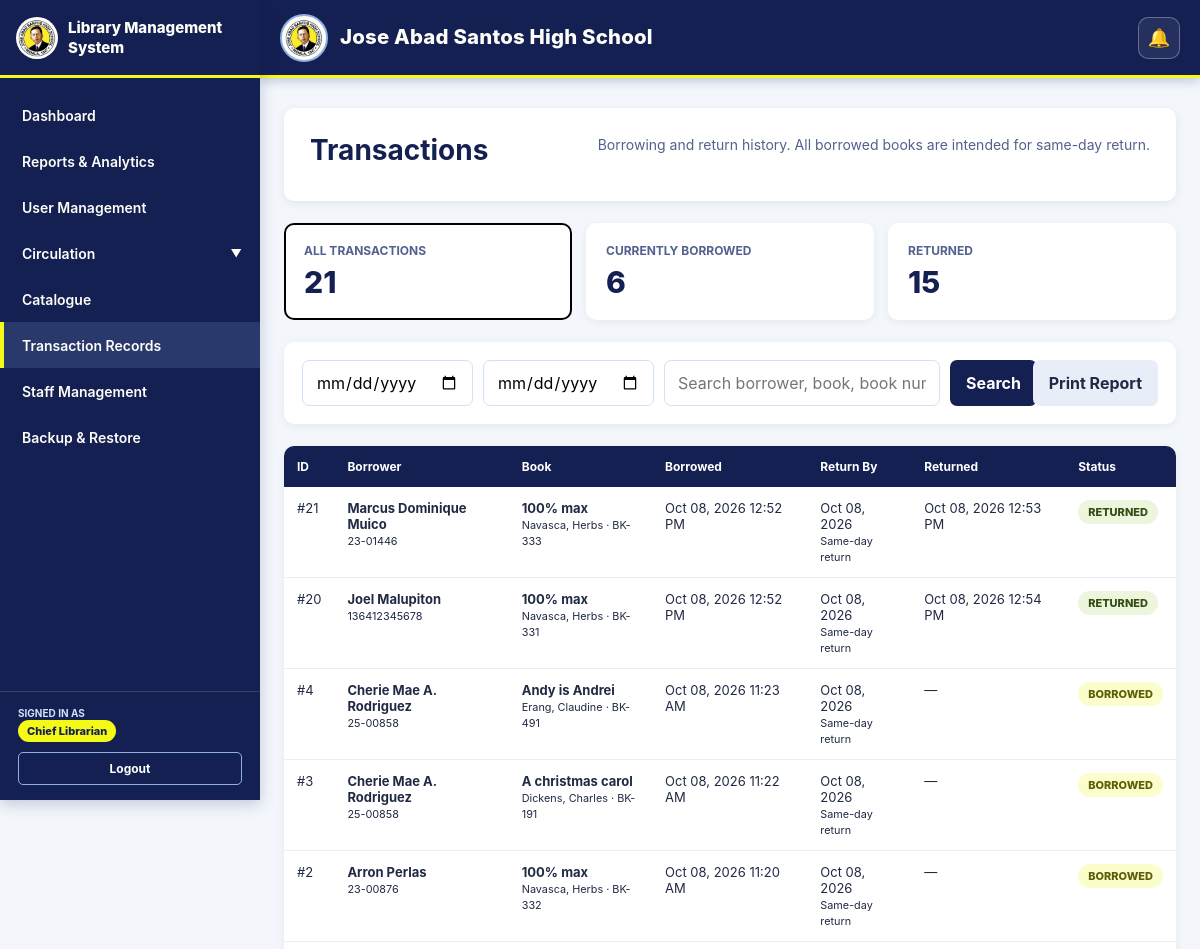
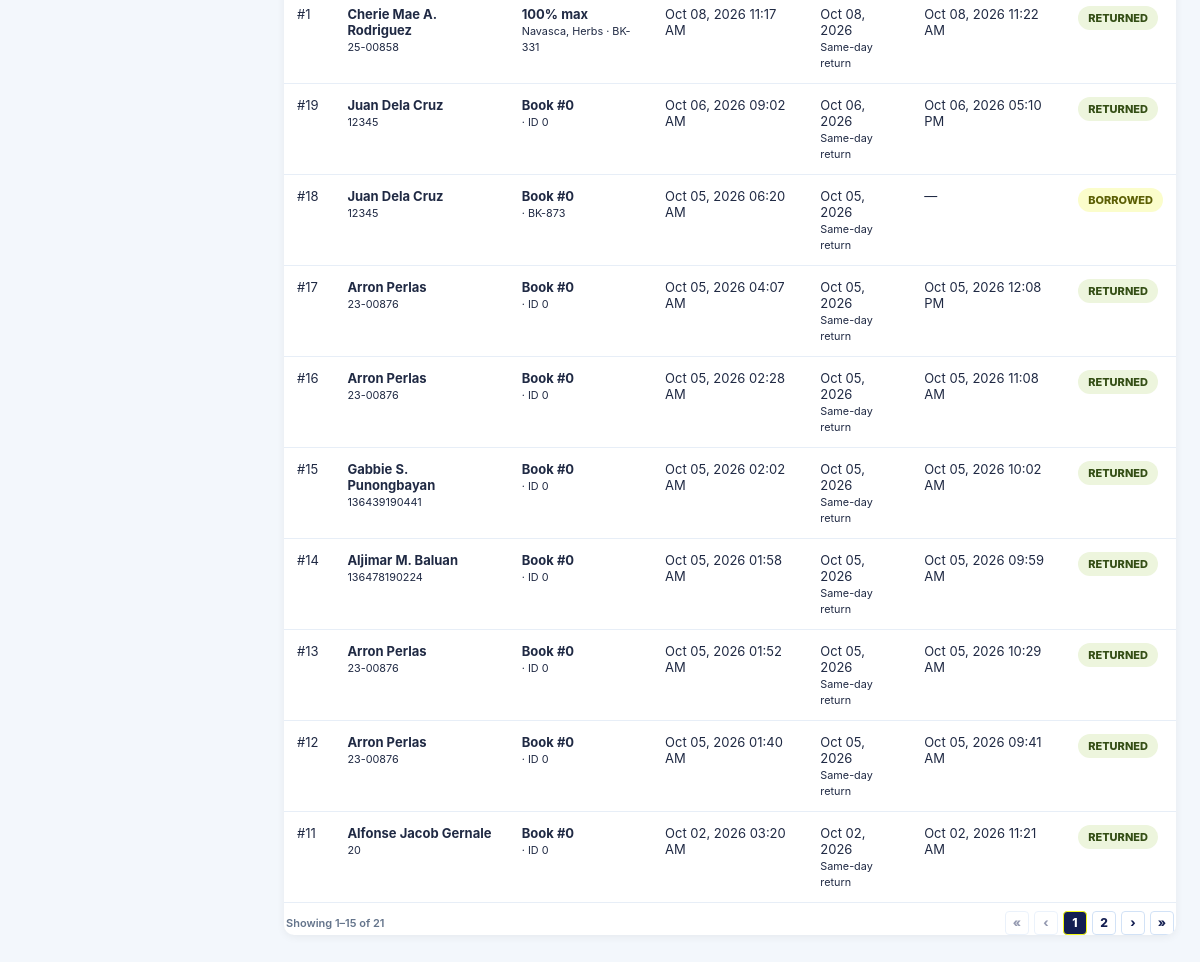
The app's page /admin/transactions.php (signed in) with its own data (2 pictures, top to bottom).
### tables this page shows
CREATE TABLE `transactions` (
  `transaction_id` int NOT NULL,
  `student_id` int DEFAULT NULL,
  `teacher_id` int DEFAULT NULL,
  `book_id` int NOT NULL,
  `date_borrowed` datetime NOT NULL,
  `due_date` datetime NOT NULL,
  `return_date` datetime DEFAULT NULL,
  `status` enum('borrowed','returned') NOT NULL DEFAULT 'borrowed',
  `borrow_condition` enum('Excellent','Good','Fair','Damaged','Lost') DEFAULT NULL,
  `return_condition` enum('Excellent','Good','Fair','Damaged','Lost') DEFAULT NULL,
  `created_at` timestamp NOT NULL DEFAULT CURRENT_TIMESTAMP,
  `updated_at` timestamp NOT NULL DEFAULT CURRENT_TIMESTAMP ON UPDATE CURRENT_TIMESTAMP,
  `copy_id` int DEFAULT NULL
);

### admin/transactions.php (the view, shortened to what this page needs)
<?php
require_once __DIR__ . '/../db.php';
function h($value) {
    return htmlspecialchars((string)($value ?? ''), ENT_QUOTES, 'UTF-8');
}
$filter_status = $_GET['status'] ?? 'all';
$search = trim($_GET['search'] ?? '');
$start_date = trim($_GET['start_date'] ?? '');
$end_date = trim($_GET['end_date'] ?? '');
$where = ['1=1'];
$where_sql = implode(' AND ', $where);
$transactions = [];
$transaction_query_error = null;
try {
    $query = "SELECT
                t.transaction_id,
                t.date_borrowed,
                t.due_date,
                t.return_date,
                t.status,
                COALESCE(s.student_no, te.teacher_no, '—') AS borrower_no,
                COALESCE(s.full_name, te.full_name, 'Unknown borrower') AS borrower_name,
                c.copy_id,
                COALESCE(c.book_number, b.book_number, CONCAT('ID ', t.book_id)) AS book_number,
                c.qr_code AS copy_qr_code,
                COALESCE(NULLIF(b.title, ''), CONCAT('Book #', t.book_id)) AS book_title,
                COALESCE(b.author, '') AS book_author
              FROM transactions t
              LEFT JOIN students s ON t.student_id = s.student_id
              LEFT JOIN teachers te ON t.teacher_id = te.teacher_id
              LEFT JOIN books b ON t.book_id = b.book_id
              LEFT JOIN book_copies c ON t.copy_id = c.copy_id
              WHERE $where_sql
              ORDER BY t.date_borrowed DESC";
    $result = $conn->query($query);
    if ($result) {
        while ($row = $result->fetch_assoc()) {
            $transactions[] = $row;
        }
    }
} catch (Throwable $e) {
    $transaction_query_error = $e->getMessage();
    logError('Transactions page error: ' . $e->getMessage());
    try {
        $fallbackWhere = ['1=1'];
        if ($filter_status !== 'all') {
            $fallbackWhere[] = "t.status = '" . $conn->real_escape_string($filter_status) . "'";
        }
        if ($start_date !== '') {
            $fallbackWhere[] = "DATE(t.date_borrowed) >= '" . $conn->real_escape_string($start_date) . "'";
        }
        if ($end_date !== '') {
            $fallbackWhere[] = "DATE(t.date_borrowed) <= '" . $conn->real_escape_string($end_date) . "'";
        }
        $fallbackSql = implode(' AND ', $fallbackWhere);
        $fallbackQuery = "SELECT
                t.transaction_id, t.date_borrowed, t.due_date, t.return_date, t.status,
                COALESCE(s.student_no, te.teacher_no, 'N/A') AS borrower_no,
                COALESCE(s.full_name, te.full_name, 'Unknown borrower') AS borrower_name,
                NULL AS copy_id,
                CONCAT('ID ', t.book_id) AS book_number,
                NULL AS copy_qr_code,
                CONCAT('Book #', t.book_id) AS book_title,
                '' AS book_author
              FROM transactions t
              LEFT JOIN students s ON t.student_id = s.student_id
              LEFT JOIN teachers te ON t.teacher_id = te.teacher_id
              WHERE $fallbackSql
              ORDER BY t.date_borrowed DESC";
        $fallbackResult = $conn->query($fallbackQuery);
        if ($fallbackResult) {
            while ($row = $fallbackResult->fetch_assoc()) {
                $transactions[] = $row;
            }
        }
    } catch (Throwable $fallbackError) {
        logError('Transactions fallback query error: ' . $fallbackError->getMessage());
    }
}
$status_counts = ['all' => 0, 'borrowed' => 0, 'returned' => 0];
try {
    $count_result = $conn->query("SELECT status, COUNT(*) AS count FROM transactions GROUP BY status");
    if ($count_result) {
        while ($row = $count_result->fetch_assoc()) {
            if (isset($status_counts[$row['status']])) {
                $status_counts[$row['status']] = (int)$row['count'];
            }
        }
    }
    $status_counts['all'] = $status_counts['borrowed'] + $status_counts['returned'];
} catch (Exception $e) {
    logError('Transaction count error: ' . $e->getMessage());
}
?>
<!DOCTYPE html>
<html lang="en">
<head>
</head>
<body>
    <?php include __DIR__ . '/../navbar.php'; ?>
    <?php include __DIR__ . '/../header.php'; ?>
    <main class="container">
        <section class="page-header">
            <h1>Transactions</h1>
            <p>Borrowing and return history. All borrowed books are intended for same-day return.</p>
        </section>
        <div class="stats-grid">
            <a class="stat-card <?php echo $filter_status === 'all' ? 'active' : ''; ?>" href="?status=all">
                <div class="stat-label">All Transactions</div><div class="stat-value"><?php echo $status_counts['all']; ?></div>
            </a>
            <a class="stat-card <?php echo $filter_status === 'borrowed' ? 'active' : ''; ?>" href="?status=borrowed">
                <div class="stat-label">Currently Borrowed</div><div class="stat-value"><?php echo $status_counts['borrowed']; ?></div>
            </a>
            <a class="stat-card <?php echo $filter_status === 'returned' ? 'active' : ''; ?>" href="?status=returned">
                <div class="stat-label">Returned</div><div class="stat-value"><?php echo $status_counts['returned']; ?></div>
            </a>
        </div>
        <div class="toolbar">
            <form method="GET">
                <input type="date" name="start_date" value="<?php echo h($start_date); ?>" title="From date">
                <input type="date" name="end_date" value="<?php echo h($end_date); ?>" title="To date">
                <input type="text" name="search" value="<?php echo h($search); ?>" placeholder="Search borrower, book, book number, or transaction ID">
                <button class="btn auto-search-submit" type="submit">Search</button>
            </form>
            <a class="btn secondary" href="?status=<?php echo h($filter_status); ?>&start_date=<?php echo urlencode($start_date); ?>&end_date=<?php echo urlencode($end_date); ?>&search=<?php echo urlencode($search); ?>&report=1" target="_blank">Print Report</a>
        </div>
        <section class="table-card">
            <?php if (empty($transactions)): ?>
                <div class="empty"><?php echo $transaction_query_error ? 'Unable to load transaction records. Please check the database connection/schema.' : 'No transaction records found.'; ?></div>
            <?php else: ?>
                <div class="table-wrapper">
                    <table>
                        <thead>
                            <tr><th>ID</th><th>Borrower</th><th>Book</th><th>Borrowed</th><th>Return By</th><th>Returned</th><th>Status</th></tr>
                        </thead>
                        <tbody>
                        <?php foreach ($transactions as $t): ?>
                            <tr>
                                <td>#<?php echo (int)$t['transaction_id']; ?></td>
                                <td><strong><?php echo h($t['borrower_name']); ?></strong><br><small><?php echo h($t['borrower_no']); ?></small></td>
                                <td><strong><?php echo h($t['book_title']); ?></strong><br><small><?php echo h($t['book_author']); ?> · <?php echo h($t['book_number']); ?></small></td>
                                <td><?php echo h(date('M d, Y h:i A', strtotime($t['date_borrowed']))); ?></td>
                                <td><?php echo h(date('M d, Y', strtotime($t['due_date']))); ?><br><small>Same-day return</small></td>
                                <td><?php echo $t['return_date'] ? h(date('M d, Y h:i A', strtotime($t['return_date']))) : '—'; ?></td>
                                <td><span class="badge <?php echo h($t['status']); ?>"><?php echo h(ucfirst($t['status'])); ?></span></td>
                            </tr>
                        <?php endforeach; ?>
                        </tbody>
                    </table>
                </div>
            <?php endif; ?>
        </section>
    </main>
</body>
</html>

### admin/transactions.php (style rules this page uses)
* { margin: 0; padding: 0; box-sizing: border-box; }
body { font-family: 'Segoe UI', Tahoma, Geneva, Verdana, sans-serif; background: #F3F7FC; color: #202A44; }
.container { max-width: 1200px; margin: 30px auto; padding: 0 20px; }
.page-header { background: white; padding: 26px; border-radius: 10px; box-shadow: 0 2px 10px rgba(0,0,0,.08); margin-bottom: 22px; }
.page-header h1 { color: #141F52; margin-bottom: 7px; font-size: 28px; }
.page-header p { color: #52618D; font-size: 14px; }
.stats-grid { display: grid; grid-template-columns: repeat(3, 1fr); gap: 16px; margin-bottom: 22px; }
.stat-card { background: white; padding: 20px; border-radius: 10px; box-shadow: 0 2px 8px rgba(0,0,0,.06); text-decoration: none; color: inherit; }
.stat-card.active { box-shadow: 0 0 0 2px #000000 inset; }
.stat-label { color: #52618D; font-size: 12px; font-weight: 700; text-transform: uppercase; }
.stat-value { color: #141F52; font-size: 30px; font-weight: 800; margin-top: 6px; }
.toolbar { background: white; padding: 18px; border-radius: 10px; box-shadow: 0 2px 8px rgba(0,0,0,.06); margin-bottom: 22px; display: flex; gap: 10px; flex-wrap: wrap; }
.toolbar form { display: flex; gap: 10px; flex: 1; min-width: 260px; }
.toolbar input { flex: 1; padding: 11px 13px; border: 1px solid #D2E2F6; border-radius: 7px; }
.btn { display: inline-flex; align-items: center; justify-content: center; padding: 11px 16px; border: 0; border-radius: 7px; background: #141F52; color: white; text-decoration: none; font-weight: 700; cursor: pointer; }
.btn.secondary { background: #E7EEF7; color: #202A44; }
.table-card { background: white; border-radius: 10px; box-shadow: 0 2px 8px rgba(0,0,0,.06); overflow: hidden; }
.table-wrapper { overflow-x: auto; }
table { width: 100%; border-collapse: collapse; }
th { background: #141F52; color: white; padding: 13px; text-align: left; font-size: 12px; }
td { padding: 13px; border-bottom: 1px solid #E7EEF7; font-size: 13px; vertical-align: top; }
.badge { display: inline-block; padding: 5px 10px; border-radius: 999px; font-size: 11px; font-weight: 800; text-transform: uppercase; }
.badge.borrowed { background: #FBFDCB; color: #5C5F05; }
.badge.returned { background: #EDF5DD; color: #344E15; }

### navbar.php (style rules this page uses)
:root { --sidebar-width: 260px; --jas-navy: #141F52; --jas-blue: #52618D; --jas-sky: #91B0E0; --jas-light: #D2E2F6; --jas-yellow: #F4F916; --jas-white: #FEFEF9; }
body { margin: 0; padding: 0; font-family: 'Inter','Segoe UI',system-ui,-apple-system,Roboto,sans-serif; -webkit-font-smoothing: antialiased; text-rendering: optimizeLegibility; }
@media (min-width: 769px) { body { margin-left: var(--sidebar-width); } }

### includes/responsive.php (style rules this page uses)
html, body { max-width: 100%; }
html { overflow-x: hidden; }
body { overflow-x: clip; }
*, *::before, *::after { box-sizing: border-box; }
button, input, select, textarea { font: inherit; }
button, a, input, select, textarea { -webkit-tap-highlight-color: transparent; }
.table-responsive, .table-wrapper, .table-wrap { width: 100%; max-width: 100%; overflow-x: auto !important; overflow-y: visible; -webkit-overflow-scrolling: touch; scrollbar-width: thin; }
.table-responsive > table, .table-wrapper > table, .table-wrap > table, .table-responsive table, .table-wrapper table, .table-wrap table { min-width: 640px; }
body:has(#sidebar) { min-width: 0; }
body:has(#sidebar) .container, body:has(#sidebar) .attendance-container, body:has(#sidebar) main.container, body:has(#sidebar) main.report { width: min(100%, 1400px); max-width: 100%; margin-left: auto; margin-right: auto; padding-left: clamp(14px, 2.2vw, 24px); padding-right: clamp(14px, 2.2vw, 24px); }
body:has(#sidebar) .page-header { display: flex; align-items: flex-start; justify-content: space-between; flex-wrap: wrap; gap: 14px; }
body:has(#sidebar) .page-header > * { min-width: 0; }
body:has(#sidebar) .page-header h1, body:has(#sidebar) .page-header h2 { font-size: clamp(22px, 3vw, 28px); line-height: 1.2; overflow-wrap: anywhere; }
body:has(#sidebar) .page-header p { line-height: 1.5; }
body:has(#sidebar) .stats-grid, body:has(#sidebar) .metrics-grid, body:has(#sidebar) .summary-grid { display: grid; grid-template-columns: repeat(auto-fit, minmax(170px, 1fr)); gap: 14px; }
body:has(#sidebar) .table-section, body:has(#sidebar) .table-card, body:has(#sidebar) .section, body:has(#sidebar) .card { min-width: 0; }
body:has(#sidebar) .table-wrapper, body:has(#sidebar) .table-wrap, body:has(#sidebar) .table-responsive { overflow-x: auto !important; }

### records on screen
transactions: transaction_id "21", borrower_name "Marcus Dominique Muico", borrower_no "23-01446", book_title "100% max", book_author "Navasca, Herbs", book_number "BK-333", date_borrowed "Oct 08, 2026 12:52 PM", due_date "Oct 08, 2026", return_date "Oct 08, 2026 12:53 PM", status "RETURNED"
transactions: transaction_id "20", borrower_name "Joel Malupiton", borrower_no "136412345678", book_title "100% max", book_author "Navasca, Herbs", book_number "BK-331", date_borrowed "Oct 08, 2026 12:52 PM", due_date "Oct 08, 2026", return_date "Oct 08, 2026 12:54 PM", status "RETURNED"
transactions: transaction_id "4", borrower_name "Cherie Mae A. Rodriguez", borrower_no "25-00858", book_title "Andy is Andrei", book_author "Erang, Claudine", book_number "BK-491", date_borrowed "Oct 08, 2026 11:23 AM", due_date "Oct 08, 2026", status "BORROWED"
transactions: transaction_id "3", borrower_name "Cherie Mae A. Rodriguez", borrower_no "25-00858", book_title "A christmas carol", book_author "Dickens, Charles", book_number "BK-191", date_borrowed "Oct 08, 2026 11:22 AM", due_date "Oct 08, 2026", status "BORROWED"
transactions: transaction_id "2", borrower_name "Arron Perlas", borrower_no "23-00876", book_title "100% max", book_author "Navasca, Herbs", book_number "BK-332", date_borrowed "Oct 08, 2026 11:20 AM", due_date "Oct 08, 2026", status "BORROWED"
transactions: transaction_id "1", borrower_name "Cherie Mae A. Rodriguez", borrower_no "25-00858", book_title "100% max", book_author "Navasca, Herbs", book_number "BK-331", date_borrowed "Oct 08, 2026 11:17 AM", due_date "Oct 08, 2026", return_date "Oct 08, 2026 11:22 AM", status "RETURNED"
transactions: transaction_id "19", borrower_name "Juan Dela Cruz", borrower_no "12345", book_title "Book #0", book_number "ID 0", date_borrowed "Oct 06, 2026 09:02 AM", due_date "Oct 06, 2026", return_date "Oct 06, 2026 05:10 PM", status "RETURNED"
transactions: transaction_id "18", borrower_name "Juan Dela Cruz", borrower_no "12345", book_title "Book #0", book_number "BK-873", date_borrowed "Oct 05, 2026 06:20 AM", due_date "Oct 05, 2026", status "BORROWED"
transactions: transaction_id "17", borrower_name "Arron Perlas", borrower_no "23-00876", book_title "Book #0", book_number "ID 0", date_borrowed "Oct 05, 2026 04:07 AM", due_date "Oct 05, 2026", return_date "Oct 05, 2026 12:08 PM", status "RETURNED"
transactions: transaction_id "16", borrower_name "Arron Perlas", borrower_no "23-00876", book_title "Book #0", book_number "ID 0", date_borrowed "Oct 05, 2026 02:28 AM", due_date "Oct 05, 2026", return_date "Oct 05, 2026 11:08 AM", status "RETURNED"
transactions: transaction_id "15", borrower_name "Gabbie S. Punongbayan", borrower_no "136439190441", book_title "Book #0", book_number "ID 0", date_borrowed "Oct 05, 2026 02:02 AM", due_date "Oct 05, 2026", return_date "Oct 05, 2026 10:02 AM", status "RETURNED"
transactions: transaction_id "14", borrower_name "Aljimar M. Baluan", borrower_no "136478190224", book_title "Book #0", book_number "ID 0", date_borrowed "Oct 05, 2026 01:58 AM", due_date "Oct 05, 2026", return_date "Oct 05, 2026 09:59 AM", status "RETURNED"
transactions: transaction_id "13", borrower_name "Arron Perlas", borrower_no "23-00876", book_title "Book #0", book_number "ID 0", date_borrowed "Oct 05, 2026 01:52 AM", due_date "Oct 05, 2026", return_date "Oct 05, 2026 10:29 AM", status "RETURNED"
transactions: transaction_id "12", borrower_name "Arron Perlas", borrower_no "23-00876", book_title "Book #0", book_number "ID 0", date_borrowed "Oct 05, 2026 01:40 AM", due_date "Oct 05, 2026", return_date "Oct 05, 2026 09:41 AM", status "RETURNED"
transactions: transaction_id "11", borrower_name "Alfonse Jacob Gernale", borrower_no "20", book_title "Book #0", book_number "ID 0", date_borrowed "Oct 02, 2026 03:20 AM", due_date "Oct 02, 2026", return_date "Oct 02, 2026 11:21 AM", status "RETURNED"

### other values on screen
$full_name "Chief Librarian"
$status_counts['all'] "21"
$status_counts['borrowed'] "6"
$status_counts['returned'] "15"
